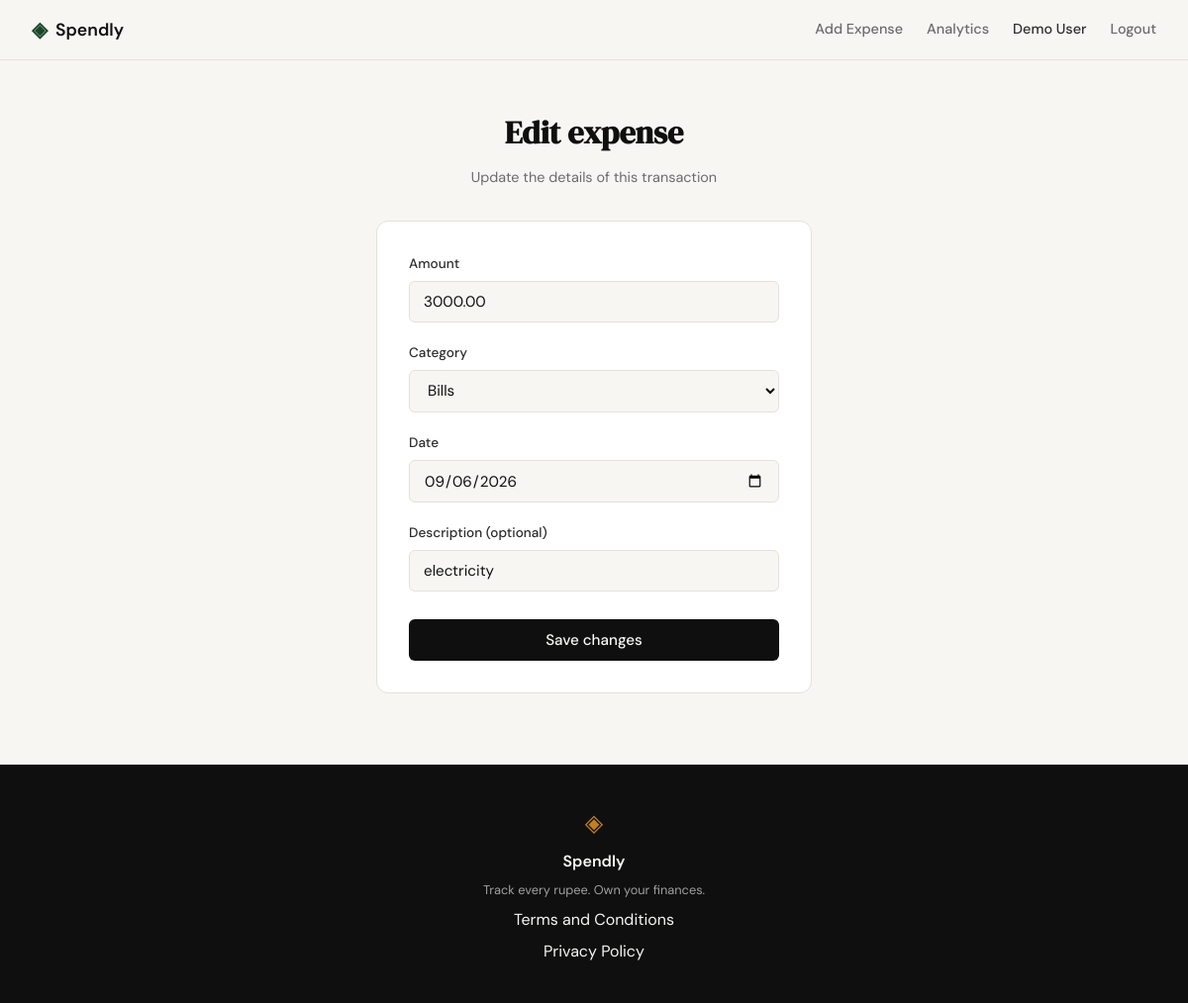
The app's page /expenses/17/edit (signed in), older data.
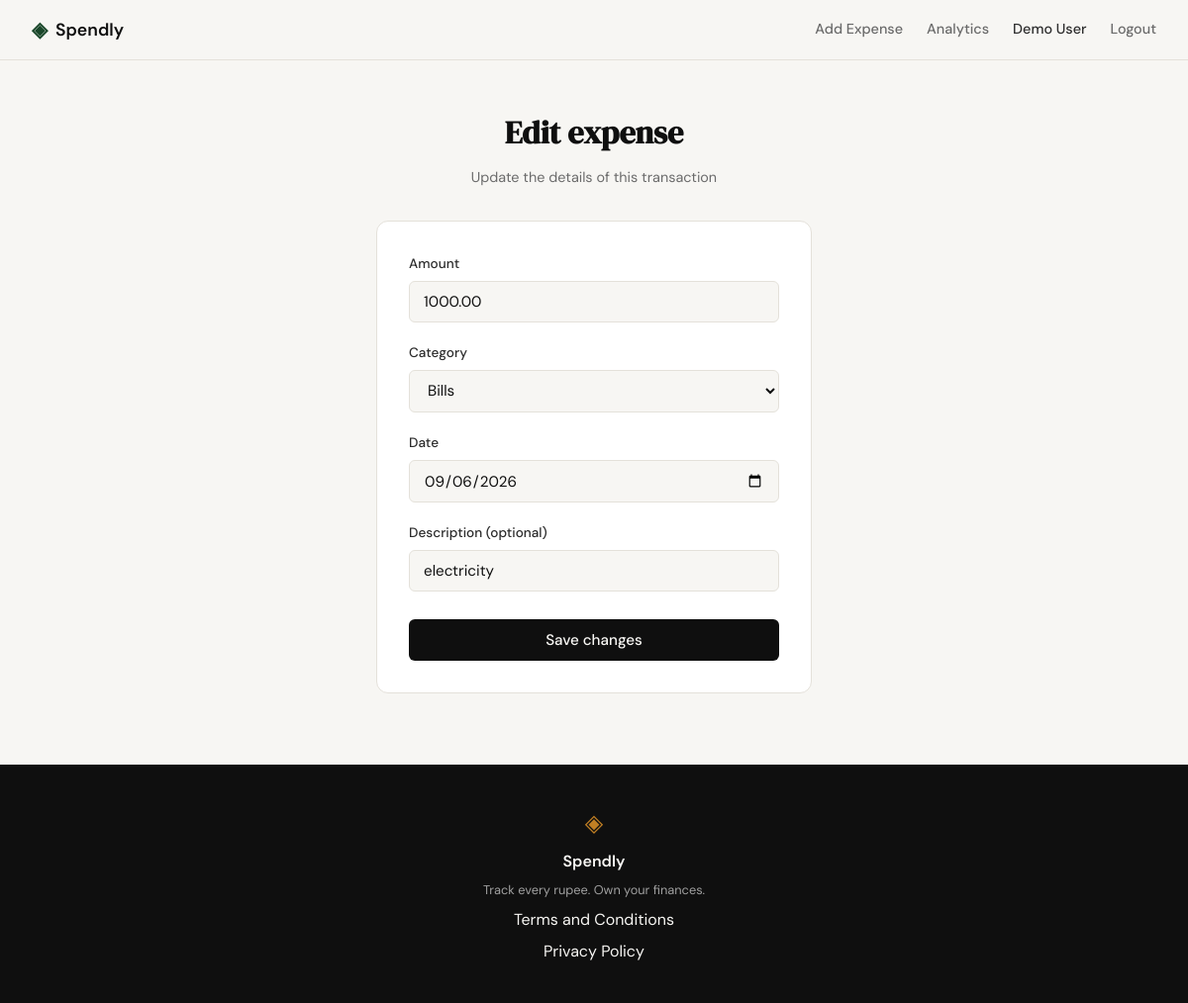
The same page, newer data.
### tables this page shows
CREATE TABLE expenses (
            id          INTEGER PRIMARY KEY AUTOINCREMENT,
            user_id     INTEGER NOT NULL,
            amount      REAL NOT NULL,
            category    TEXT NOT NULL,
            date        TEXT NOT NULL,
            description TEXT,
            created_at  TEXT DEFAULT (datetime('now')),
            FOREIGN KEY (user_id) REFERENCES users (id)
        );

### app.py (the view, shortened to what this page needs)
@app.route("/expenses/<int:id>/edit", methods=["GET", "POST"])
def edit_expense(id):
    if not session.get("user_id"):
        return redirect(url_for("login"))
    user_id = session["user_id"]
    existing = get_expense_by_id(id, user_id)
    if existing is None:
        abort(404)
    if request.method == "GET":
        expense = {
            "id": existing["id"],
            "amount": f"{existing['amount']:.2f}",
            "category": existing["category"],
            "date": existing["date"],
            "description": existing["description"],
        }
        return _render_edit_expense_form(expense)

### app.py (called while the page is built)
def _render_edit_expense_form(expense, **extra):
    return render_template(
        "expenses_edit.html",
        expense=expense,
        categories=EXPENSE_CATEGORIES,
        today=date.today().isoformat(),
        **extra,
    )

### database/db.py (called while the page is built)
def get_db():
    conn = sqlite3.connect(DB_PATH)
    conn.row_factory = sqlite3.Row
    conn.execute("PRAGMA foreign_keys = ON")
    return conn

def get_expense_by_id(expense_id, user_id):
    conn = get_db()
    row = conn.execute(
        "SELECT * FROM expenses WHERE id = ? AND user_id = ?",
        (expense_id, user_id),
    ).fetchone()
    conn.close()
    return row

### templates/expenses_edit.html (shortened to what this page needs)
{% extends "base.html" %}
{% block head %}
<link rel="stylesheet" href="{{ url_for('static', filename='css/expenses.css') }}">
{% endblock %}
{% block content %}
<section class="expenses-add-section">
    <div class="expenses-add-container">
        <div class="auth-header">
            <h1 class="auth-title">Edit expense</h1>
            <p class="auth-subtitle">Update the details of this transaction</p>
        </div>
        <div class="auth-card">
            <form method="POST" action="{{ url_for('edit_expense', id=expense.id) }}">
                <div class="form-group">
                    <label for="amount">Amount</label>
                    <input type="number" id="amount" name="amount"
                           class="form-input" step="0.01" min="0.01"
                           placeholder="0.00"
                           value="{{ expense.amount }}"
                           required autofocus>
                </div>
                <div class="form-group">
                    <label for="category">Category</label>
                    <select id="category" name="category" class="form-input" required>
                        {% for c in categories %}
                        <option value="{{ c }}" {% if expense.category == c %}selected{% endif %}>{{ c }}</option>
                        {% endfor %}
                    </select>
                </div>
                <div class="form-group">
                    <label for="date">Date</label>
                    <input type="date" id="date" name="date"
                           class="form-input"
                           value="{{ expense.date or today }}"
                           required>
                </div>
                <div class="form-group">
                    <label for="description">Description (optional)</label>
                    <input type="text" id="description" name="description"
                           class="form-input" placeholder="e.g. Grocery run"
                           value="{{ expense.description or '' }}">
                </div>
                <button type="submit" class="btn-submit">Save changes</button>
            </form>
        </div>
    </div>
</section>
{% endblock %}

### templates/base.html (shortened to what this page needs)
<!DOCTYPE html>
<html lang="en">
<head>
    <link rel="stylesheet" href="{{ url_for('static', filename='css/style.css') }}">
    {% block head %}{% endblock %}
</head>
<body>
    <nav class="navbar">
        <div class="nav-inner">
            <a href="{{ url_for('landing') }}" class="nav-brand">
                <span class="brand-icon">◈</span>
                <span class="brand-name">Spendly</span>
            </a>
            <div class="nav-links">
                {% if not session.user_id %}
                <a href="{{ url_for('login') }}">Sign in</a>
                <a href="{{ url_for('register') }}" class="nav-cta">Get started</a>
                {% else %}
                <a href="{{ url_for('add_expense') }}" class="{% if request.endpoint == 'add_expense' %}nav-link-active{% endif %}">Add Expense</a>
                <a href="{{ url_for('analytics') }}" class="{% if request.endpoint == 'analytics' %}nav-link-active{% endif %}">Analytics</a>
                <span class="nav-username">Demo User</span>
                <form action="{{ url_for('logout') }}" method="POST" class="logout-form">
                    <button type="submit" class="logout-link">Logout</button>
                </form>
                {% endif %}
            </div>
        </div>
    </nav>
    <main class="main-content">
        {% block content %}{% endblock %}
    </main>
    <footer class="footer">
        <div class="footer-inner">
            <span class="brand-icon">◈</span>
            <span class="footer-name">Spendly</span>
            <p class="footer-copy">Track every rupee. Own your finances.</p>
            <a href="{{ url_for('terms') }}">Terms and Conditions</a>
            <a href="{{ url_for('privacy') }}">Privacy Policy</a>
        </div>
    </footer>
</body>
</html>

### static/css/style.css (style rules this page uses)
:root { --ink: #0f0f0f; --ink-soft: #2d2d2d; --ink-muted: #6b6b6b; --ink-faint: #a0a0a0; --paper: #f7f6f3; --paper-warm: #f0ede6; --paper-card: #ffffff; --accent: #1a472a; --accent-light: #e8f0eb; --accent-2: #c17f24; --accent-2-light: #fdf3e3; --danger: #c0392b; --danger-light: #fdecea; --border: #e4e1da; --border-soft: #eeebe4; --font-display: 'DM Serif Display', Georgia, serif; --font-body: 'DM Sans', system-ui, sans-serif; --max-width: 1200px; --auth-width: 440px; --radius-sm: 6px; --radius-md: 12px; --radius-lg: 20px; }
*, *::before, *::after { box-sizing: border-box; margin: 0; padding: 0; }
html { font-size: 16px; scroll-behavior: smooth; }
body { background: var(--paper); color: var(--ink); font-family: var(--font-body); font-size: 1rem; line-height: 1.6; -webkit-font-smoothing: antialiased; }
a { color: inherit; text-decoration: none; }
.navbar { position: sticky; top: 0; z-index: 100; background: var(--paper); border-bottom: 1px solid var(--border); padding: 0 2rem; }
.nav-inner { max-width: var(--max-width); margin: 0 auto; height: 60px; display: flex; align-items: center; justify-content: space-between; }
.nav-brand { display: flex; align-items: center; gap: 0.5rem; font-family: var(--font-body); font-weight: 600; font-size: 1.1rem; color: var(--ink); }
.brand-icon { color: var(--accent); font-size: 1.3rem; }
.brand-name { color: var(--ink); }
.nav-links { display: flex; align-items: center; gap: 1.5rem; font-size: 0.9rem; font-weight: 500; }
.nav-links a { color: var(--ink-muted); transition: color 0.2s; }
.logout-form { display: inline-flex; margin: 0; padding: 0; }
.logout-link { background: none; border: none; margin: 0; padding: 0; font: inherit; color: var(--ink-muted); cursor: pointer; transition: color 0.2s; }
.nav-username { color: var(--ink-soft); font-weight: 500; }
.main-content { min-height: calc(100vh - 60px - 100px); }
.auth-header { text-align: center; margin-bottom: 2rem; }
.auth-title { font-family: var(--font-display); font-size: 2rem; color: var(--ink); margin-bottom: 0.5rem; }
.auth-subtitle { font-size: 0.9rem; color: var(--ink-muted); }
.auth-card { background: var(--paper-card); border: 1px solid var(--border); border-radius: var(--radius-md); padding: 2rem; margin-bottom: 1.5rem; }
.form-group { margin-bottom: 1.25rem; }
.form-group label { display: block; font-size: 0.85rem; font-weight: 500; color: var(--ink-soft); margin-bottom: 0.4rem; }
.form-input { width: 100%; padding: 0.6rem 0.875rem; border: 1px solid var(--border); border-radius: var(--radius-sm); font-family: var(--font-body); font-size: 0.95rem; color: var(--ink); background: var(--paper); outline: none; transition: border-color 0.2s; }
.form-input::placeholder { color: var(--ink-faint); }
.btn-submit { width: 100%; padding: 0.7rem; background: var(--ink); color: var(--paper); border: none; border-radius: var(--radius-sm); font-family: var(--font-body); font-size: 0.95rem; font-weight: 500; cursor: pointer; transition: background 0.2s; margin-top: 0.5rem; }
.footer { background: var(--ink); color: var(--paper); padding: 2.5rem 2rem; text-align: center; }
.footer-inner { display: flex; flex-direction: column; align-items: center; gap: 0.4rem; }
.footer .brand-icon { color: var(--accent-2); font-size: 1.5rem; }
.footer-name { font-weight: 600; font-size: 1rem; }
.footer-copy { font-size: 0.8rem; color: var(--ink-faint); }

### static/css/expenses.css (style rules this page uses)
.expenses-add-section { min-height: calc(100vh - 60px - 100px); display: flex; align-items: center; justify-content: center; padding: 3rem 2rem; }
.expenses-add-container { width: 100%; max-width: var(--auth-width); }

Row changes from the older to the newer data that the page shows:
changed expenses "Bills": amount "3000.00" → "1000.00"
